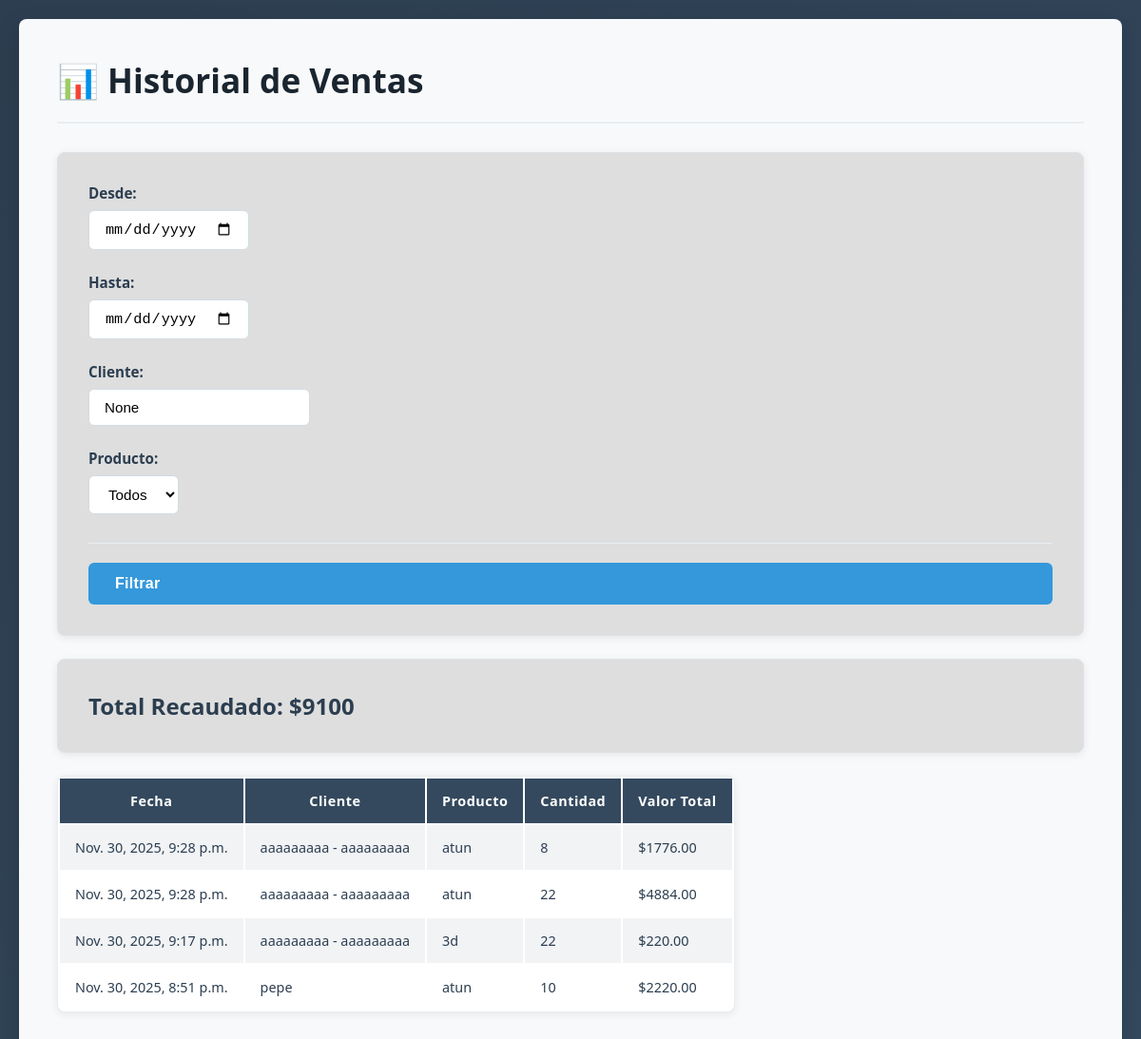
The page /ventas/historico/ on the database its author committed.
### stock/models.py (models this page shows, shortened)
class Ventas(models.Model):
    producto = models.ForeignKey(Producto, on_delete=models.CASCADE)
    cliente = models.CharField(max_length=100)
    cantidad = models.PositiveIntegerField()
    valor_total = models.DecimalField(max_digits=10, decimal_places=2)  # 👈 NUEVO
    fecha = models.DateTimeField(auto_now_add=True)

class Producto(models.Model):
    nombre = models.CharField(max_length=100)
    tipo = models.ForeignKey(TipoProducto, on_delete=models.CASCADE)
    cantidad = models.PositiveIntegerField(default=0)
    valor = models.DecimalField(max_digits=10, decimal_places=2)
    umbral_alerta = models.PositiveIntegerField(
        default=5, # Valor por defecto que el usuario puede cambiar
        verbose_name="Stock Mínimo de Alerta"
    )
    fecha_modificacion = models.DateTimeField(auto_now=True)

### stock/views.py (the view)
# urls.py: path('ventas/historico/', views.consultar_ventas, name='consultar_ventas'),
def consultar_ventas(request):
    ventas = Ventas.objects.all().order_by('-fecha')
    productos = Producto.objects.all()
    fecha_desde = request.GET.get('desde')
    fecha_hasta = request.GET.get('hasta')
    cliente = request.GET.get('cliente')
    producto_id = request.GET.get('producto')
    if fecha_desde:
        ventas = ventas.filter(fecha__date__gte=fecha_desde)
    if fecha_hasta:
        ventas = ventas.filter(fecha__date__lte=fecha_hasta)
    if cliente:
        ventas = ventas.filter(cliente__icontains=cliente)
    if producto_id:
        ventas = ventas.filter(producto_id=producto_id)
    total_recaudado = ventas.aggregate(Sum('valor_total'))['valor_total__sum'] or 0
    return render(request, 'consultar_ventas.html', {
        'ventas': ventas,
        'productos': productos,
        'total_recaudado': total_recaudado,
        'fecha_desde': fecha_desde,
        'fecha_hasta': fecha_hasta,
        'cliente': cliente,
        'producto_id': producto_id,
    })

### stock/templates/consultar_ventas.html (shortened to what this page needs)
{% load static %}
<!DOCTYPE html>
<html>
<head>
<link rel="stylesheet" href="{% static 'css/style.css' %}"></head>
<body>
<div class="container">
    <div class="lista-header">
        <h1>📊 Historial de Ventas</h1>
    </div>
    <div class="card p-4 mb-4">
        <form method="get">
            <div class="form-group">
                <label>Desde:</label>
                <input type="date" name="desde" class="form-control" value="{{ fecha_desde }}">
            </div>
            <div class="form-group">
                <label>Hasta:</label>
                <input type="date" name="hasta" class="form-control" value="{{ fecha_hasta }}">
            </div>
            <div class="form-group">
                <label>Cliente:</label>
                <input type="text" name="cliente" class="form-control" value="{{ cliente }}">
            </div>
            <div class="form-group">
                <label>Producto:</label>
                <select name="producto" class="form-control">
                    <option value="">Todos</option>
                </select>
            </div>
            <div class="form-actions">
                <button type="submit" class="btn btn-primary w-100">Filtrar</button>
            </div>
        </form>
    </div>
    <div class="card p-4 mb-4">
        <h2>Total Recaudado: ${{ total_recaudado }}</h2>
    </div>
    <table class="table table-striped table-bordered">
        <thead class="table-dark">
            <tr>
                <th>Fecha</th>
                <th>Cliente</th>
                <th>Producto</th>
                <th>Cantidad</th>
                <th>Valor Total</th>
            </tr>
        </thead>
        <tbody>
            {% for v in ventas %}
            <tr>
                <td>{{ v.fecha }}</td>
                <td>{{ v.cliente }}</td>
                <td>{{ v.producto.nombre }}</td>
                <td>{{ v.cantidad }}</td>
                <td>${{ v.valor_total }}</td>
            </tr>
            {% empty %}
            <tr>
                <td colspan="5" class="text-center">No hay ventas con los filtros aplicados</td>
            </tr>
            {% endfor %}
        </tbody>
    </table>
</div>
</body>
</html>

### stock/static/css/style.css (style rules this page uses)
* { margin: 0; padding: 0; box-sizing: border-box; }
body { font-family: 'Segoe UI', Roboto, 'Helvetica Neue', Arial, sans-serif; background: linear-gradient(135deg, #2c3e50 0%, #34495e 100%); min-height: 100vh; padding: 20px; color: #2c3e50; }
.container { background: #f8f9fa; border-radius: 8px; box-shadow: 0 8px 24px rgba(0, 0, 0, 0.15); padding: 40px; max-width: 1200px; margin: 0 auto; }
h1 { color: #1a252f; font-size: 2.2rem; font-weight: 600; margin-bottom: 30px; }
.lista-header { display: flex; justify-content: space-between; align-items: center; margin-bottom: 30px; gap: 20px; flex-wrap: wrap; border-bottom: 2px solid #e8eef3; padding-bottom: 20px; }
.lista-header h1 { margin-bottom: 0; flex: 1; min-width: 250px; }
.btn { border-radius: 6px; padding: 11px 24px; font-weight: 600; letter-spacing: 0.3px; transition: all 0.2s ease; border: none; display: inline-flex; align-items: center; gap: 8px; text-decoration: none; font-size: 0.95rem; }
.btn-primary { background: #3498db; color: white; }
.mb-4 { margin-bottom: 1.5rem; }
.card { border-radius: 8px; border: 1px solid #dee2e6; box-shadow: 0 2px 8px rgba(0, 0, 0, 0.08); background: #dedede; }
.p-4 { padding: 2rem; }
.form-control, select.form-control { border-radius: 6px; border: 1px solid #d1dce5; padding: 10px 16px; font-size: 0.95rem; transition: border-color 0.2s ease; background: white; }
label { font-weight: 600; color: #2c3e50; margin-bottom: 8px; display: block; font-size: 0.95rem; }
.table { border-radius: 8px; overflow: hidden; border: 1px solid #dee2e6; background: white; margin-bottom: 0; box-shadow: 0 2px 8px rgba(0, 0, 0, 0.08); }
.table-bordered { border: 1px solid #e8eef3; }
.table-dark { background: #34495e; color: white; }
.table-dark th { border: none; padding: 14px 16px; font-weight: 600; letter-spacing: 0.5px; font-size: 0.9rem; }
.table-striped tbody tr { transition: background-color 0.2s ease; }
.table-striped tbody tr:nth-of-type(odd) { background-color: #f1f3f5; }
.table td { padding: 14px 16px; vertical-align: middle; border-color: #e8eef3; font-size: 0.9rem; }
.form-group { margin-bottom: 24px; }
.form-group label { color: #2c3e50; font-weight: 600; font-size: 0.95rem; margin-bottom: 8px; }
.form-actions { display: flex; gap: 15px; margin-top: 30px; flex-wrap: wrap; padding-top: 20px; border-top: 1px solid #e8eef3; }
.form-actions .btn { flex: 1; min-width: 150px; padding: 13px 28px; font-size: 1rem; }
.w-100 { width: 100%; }

### rows shown on the page
Ventas: fecha "Nov. 30, 2025, 9:28 p.m.", cliente "aaaaaaaaa - aaaaaaaaa", producto.nombre "atun", cantidad "8", valor_total "1776.00"
Ventas: fecha "Nov. 30, 2025, 9:28 p.m.", cliente "aaaaaaaaa - aaaaaaaaa", producto.nombre "atun", cantidad "22", valor_total "4884.00"
Ventas: fecha "Nov. 30, 2025, 9:17 p.m.", cliente "aaaaaaaaa - aaaaaaaaa", producto.nombre "3d", cantidad "22", valor_total "220.00"
Ventas: fecha "Nov. 30, 2025, 8:51 p.m.", cliente "pepe", producto.nombre "atun", cantidad "10", valor_total "2220.00"

### other values the page prints
{{ total_recaudado }} "9100"
